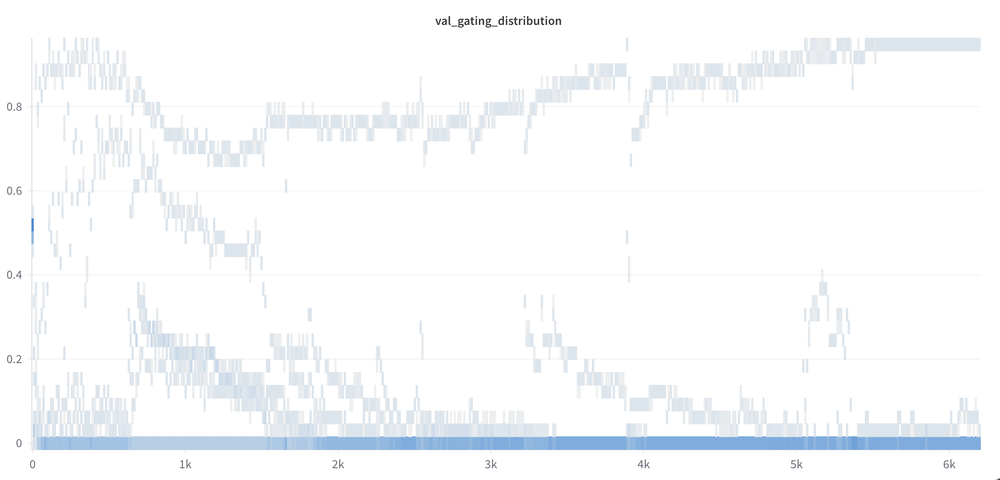
#> input picture report/images/16-shot-gate.png, 1000 x 480 px, shrunk from 2892 x 1388 before the run, found by its file name; its folder holds 4 pictures in this run
$ jupyter execute --allow-errors generate_plots.ipynb
#> lines starting #> are read from the running program, lines starting #| are printed output that depends on the picture
# Generating Plots

[cell 1]
# read the HAM10000 dataset and output 1 from each class
img_folder = "/home/sn666/explainable_ai/LaBo/datasets/HAM10000/images"

[cell 2]
# pick 8 random images from img_folder
import os
import random
import pandas as pd
import matplotlib.pyplot as plt
from PIL import Image
# import scienceplots

# set the style
# plt.style.use(['science', 'ieee'])

#> (the rest of this cell did not finish here and is left out)

[cell 3]
import os
import random
from PIL import Image
import matplotlib.pyplot as plt

# plot an image from each class in /home/sn666/explainable_ai/LaBo/datasets/COVIDX/images

img_folder = "/home/sn666/explainable_ai/LaBo/datasets/COVIDX/images"
classes = set([i.split("-")[0] for i in os.listdir(img_folder)])

for i, cls in enumerate(classes):
    img = random.choice([i for i in os.listdir(img_folder) if i.startswith(cls)])
    img_path = os.path.join(img_folder, img)
    image = Image.open(img_path)
#> image is the input picture: PIL image 1000x480 RGBA; mean R, G, B, A 248.4, 250.1, 251.8, 255

    plt.subplot(2, 4, i + 1)
    plt.imshow(image)
    plt.title(cls, fontsize=10)
    plt.axis('off')

plt.suptitle("Random images from the COVID-QU-Ex dataset", fontsize=12)
plt.tight_layout()
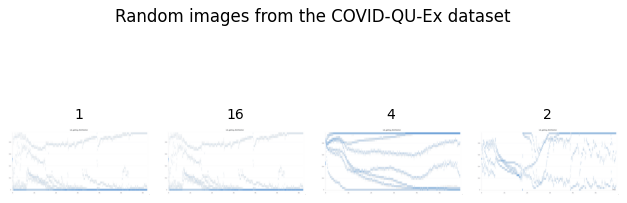
#> figure drawn by matplotlib, 4 panels
